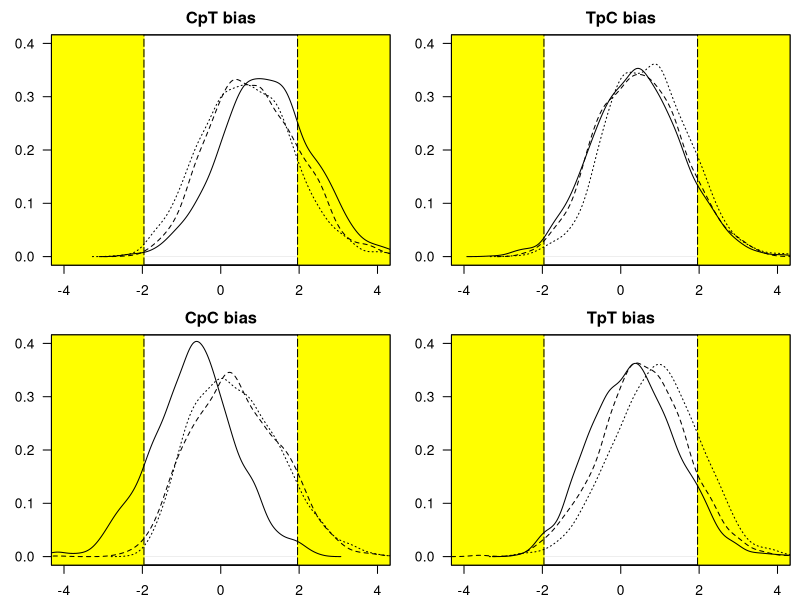

This figure's R source:
library(seqinr)


### Name: prochlo
### Title: Zscore on three strains of Prochlorococcus marinus
### Aliases: prochlo

### ** Examples

#
# Show the four YpY for the three ecotypes:
#
data(prochlo)
oneplot <- function(x){
  plot(density(prochlo$BX548174[, x]),
    ylim = c(0,0.4), xlim = c(-4,4), lty=3,
    main = paste(substr(x,1,1), "p", substr(x,2,2), " bias", sep = ""),
    xlab="",ylab="",las=1, type = "n")
  rect(-10,-1,-1.96,10, col = "yellow", border = "yellow")
  rect(1.96,-1,10,10, col = "yellow", border = "yellow")
  lines(density(prochlo$BX548174[, x]),lty=3)
  lines(density(prochlo$AE017126[, x]),lty=2)
  lines(density(prochlo$BX548175[, x]),lty=1)
  abline(v=c(-1.96,1.96),lty=5)
  box()
}
par(mfrow=c(2,2),mar=c(2,3,2,0.5) + 0.1)
oneplot("CT")
oneplot("TC")
oneplot("CC")
oneplot("TT")
#
# Show YpY biases with respect to light exposure
#
curdev <- getOption("device")
OK <- FALSE
devlist <- c("X11", "windows", "quartz") # interactive with width and height in inches
for(i in devlist){
  if(exists(i) && identical(get(i), curdev)){
    OK <- TRUE
    break
  }
}
if(OK){
  curdev(width = 18, height = 11)
  par(oma = c(0, 0, 3, 0), mfrow = c(1, 2), mar = c(5, 4, 0, 0), cex = 1.5)
  example(waterabs, ask = FALSE) #left figure

  par(mar = c(5, 0, 0, 2))
  plot(seq(-5, 3, by = 1), seq(0, 150, length = 9), col = "white", 
    ann = FALSE, axes = FALSE, xaxs = "i", yaxs = "i")
  axis(1, at = c(-1.96, 0, 1.96), labels = c(-1.96, 0, 1.96))
  lines(rep(-1.96, 2),c(0, 150),lty=2)
  lines(rep(1.96, 2), c(0, 150),lty=2)
  title(xlab = "zscore distribution", cex = 1.5, adj = 0.65)

  selcol <- c(6, 8, 14, 16)
  z5 <- prochlo$BX548174[, selcol]
  z120 <- prochlo$AE017126[, selcol]
  z135 <- prochlo$BX548175[, selcol]

  todo <- function(who, xx, col = "black", bottom, loupe){
  	dst <- density(who[, xx])
  	sel <- which(dst$x >= -3)
    	lines(dst$x[sel], dst$y[sel]*loupe + (bottom), col = col)
  }
  todo2 <- function(who, bottom, loupe){
    todo(who, "CC", "blue", bottom, loupe)
    todo(who, "CT", "red", bottom, loupe)
    todo(who, "TC", "green", bottom, loupe)
    todo(who, "TT", "black", bottom, loupe)
  }
  todo3 <- function(bottom, who, leg, loupe = 90){
    lines(c(-5,-3), c(150 - leg, bottom + 20))
    rect(-3,bottom,3,bottom+40)
    text(-2.6,bottom+38, paste(leg, "m"))
    todo2(who, bottom, loupe)
  }

  todo3(bottom = 110, who = z5, leg = 5)
  todo3(bottom = 50, who = z120, leg = 120)
  todo3(bottom = 5, who = z135, leg = 135)

  legend(-4.5,110,c('CpC','CpT','TpC','TpT'),lty=1,pt.cex=cex,
    col=c('blue','red','green','black'))

  mtext(expression(paste("Dinucleotide composition for three ", 
    italic("Prochlorococcus marinus")," ecotypes")), outer = TRUE, cex = 2, line = 1)
  }
